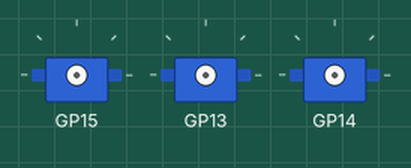
Simulated run of this program. Board: Raspberry Pi Pico running MicroPython. Parts: 3 × servo. Servo angles are drawn from the pulse width (0.5 ms = 0°, 2.5 ms = 180°). At 17.0 s the program stops and its outputs stay as they are.

Above: at 0.1 s.
At 7.0 s:
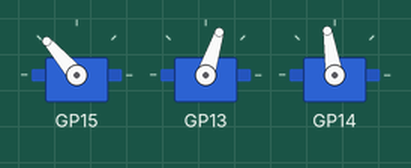
At 11.9 s:
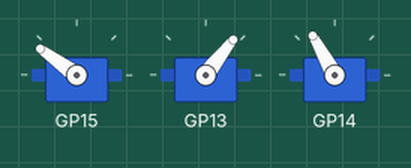
At 17.0 s:
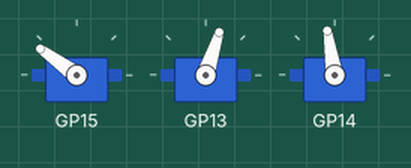
Timing chart, 0 to 18.5 s (numbered marks = the images above):
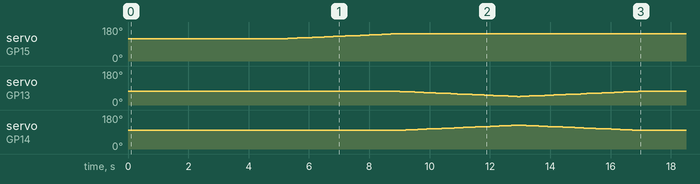

The program:

armcontroller.py
```python
from machine import Pin, PWM
from time import sleep

# Servo pulse width limits (ns). Tune to match your claw/shoulder mechanical limits.
CLAW_MAX = 2_600_000
CLAW_MIN = 1_800_000
CLAW_MID = (CLAW_MAX + CLAW_MIN) // 2
CLAW_RANGE = (CLAW_MAX - CLAW_MIN) // 2
R_SHOULDER_MAX = 400_000
R_SHOULDER_MIN = 2_100_000
R_SHOULDER_MID = 1_600_000
L_SHOULDER_MAX = 2_500_000
L_SHOULDER_MIN = 800_000
L_SHOULDER_MID = 1_300_000
# SHOULDER_RANGE = (CLAW_MAX - CLAW_MIN) // 2


class ArmController:
    def __init__(self, claw_id, left_shoulder_id, right_shoulder_id):
        # Config servo pins
        self.claw = PWM(Pin(claw_id))
        self.claw.freq(50)
        self.left_shoulder = PWM(Pin(left_shoulder_id))
        self.left_shoulder.freq(50)
        self.right_shoulder = PWM(Pin(right_shoulder_id))
        self.right_shoulder.freq(50)
        # Variables
        self.claw_pulse_width = CLAW_MIN
        self.left_shoulder_pulse_width = L_SHOULDER_MID
        self.right_shoulder_pulse_width = R_SHOULDER_MID
        # Constants
        self.claw.duty_ns(CLAW_MIN)
        self.left_shoulder.duty_ns(L_SHOULDER_MID)
        self.right_shoulder.duty_ns(R_SHOULDER_MID)
        self.pw_inc = 7_500

    def close_claw(self, dir):  # Close claw
        """
        Open/Close claw
        Args:
            dir: -1/0/1, open/maintain/close
        """
        assert dir == 0 or dir == -1 or dir == 1
        self.claw_pulse_width += self.pw_inc * dir
        if self.claw_pulse_width >= CLAW_MAX:
            self.claw_pulse_width = CLAW_MAX
        elif self.claw_pulse_width <= CLAW_MIN:
            self.claw_pulse_width = CLAW_MIN
        self.claw.duty_ns(self.claw_pulse_width)

    def lower_claw(self, dir=0):  # Lower arm
        """
        Raise/Lower claw
        Args:
            dir: -1/0/1, raise/maintain/lower
        """
        assert dir == 0 or dir == -1 or dir == 1
        self.left_shoulder_pulse_width += self.pw_inc * dir
        self.right_shoulder_pulse_width -= self.pw_inc * dir

        if self.left_shoulder_pulse_width >= L_SHOULDER_MAX:
            self.left_shoulder_pulse_width = L_SHOULDER_MAX
            self.right_shoulder_pulse_width = 2 * R_SHOULDER_MID - R_SHOULDER_MAX

        elif self.left_shoulder_pulse_width <= L_SHOULDER_MIN:
            self.left_shoulder_pulse_width = L_SHOULDER_MIN
            self.right_shoulder_pulse_width = 2 * R_SHOULDER_MID - R_SHOULDER_MIN

        self.left_shoulder.duty_ns(self.left_shoulder_pulse_width)
        self.right_shoulder.duty_ns(self.right_shoulder_pulse_width)


# Example usage
if __name__ == "__main__":
    from utime import sleep

    sleep(1)
    ac = ArmController(15, 13, 14)
    for _ in range(40):
        ac.close_claw(-1)
        sleep(0.1)
    for _ in range(40):
        ac.close_claw(1)
        sleep(0.1)
    for _ in range(40):
        ac.lower_claw(-1)
        sleep(0.1)
    for _ in range(40):
        ac.lower_claw(1)
        sleep(0.1)
```

Measured:
- by itself, servo on GP15: moves from 117° to 144° over 3.9 s
- by itself, servo on GP13: 72° → 71° at 9.0 s, → 70° 0.20 s later, → 69° 0.10 s later, → 68° 0.20 s later, … (54 changes in this stretch)
- by itself, servo on GP14: rises from 99° to 126° in 3.9 s, then falls to 99° in 4.0 s
